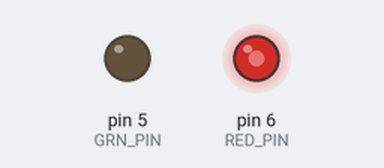
A sketch run on a simulated Arduino Uno, built with avr-gcc and run on an emulated ATmega328P. Parts: output pins drawn as LEDs (lit = HIGH).

Above: at 0.05 s.
At 1.5 s:
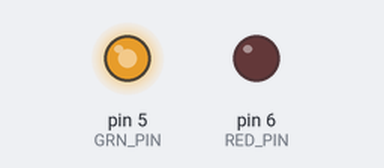
At 3.0 s:
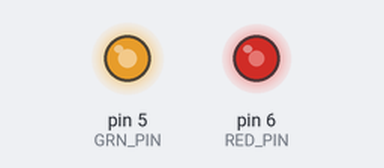
Timing chart, 0 to 6.9 s (numbered marks = the images above):
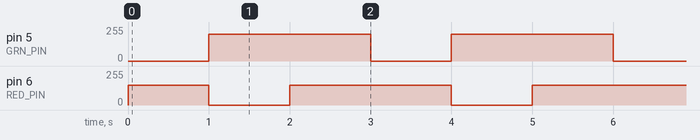

The sketch:

kubuswerk-scratch.ino
```cpp
int GRN_PIN = 5;
int RED_PIN = 6;
int RED_ON = 150;
int GRN_ON = 200;

int mode = 0;

void setup() {
  pinMode(RED_PIN, OUTPUT);
  pinMode(GRN_PIN, OUTPUT);
  //Serial.begin(57600);
}

void loop() {
  analogWrite(GRN_PIN, 0);
  analogWrite(RED_PIN, RED_ON);
  delay(1000);
  analogWrite(RED_PIN, 0);
  analogWrite(GRN_PIN, GRN_ON);
  delay(1000);
  analogWrite(RED_PIN, RED_ON);
  delay(1000);


  //if (Serial.available() > 0) {
  //  parseOpCode(Serial.read());
  //}
}

void parseOpCode(int opCode) {
}
```

Measured:
- by itself, pin 5 (GRN_PIN): alternates 200/255 for 2.0 s and 0/255 for 1.0 s
- by itself, pin 6 (RED_PIN): repeats every 3.0 s: 0/255 1.0 s, 150/255 2.0 s
